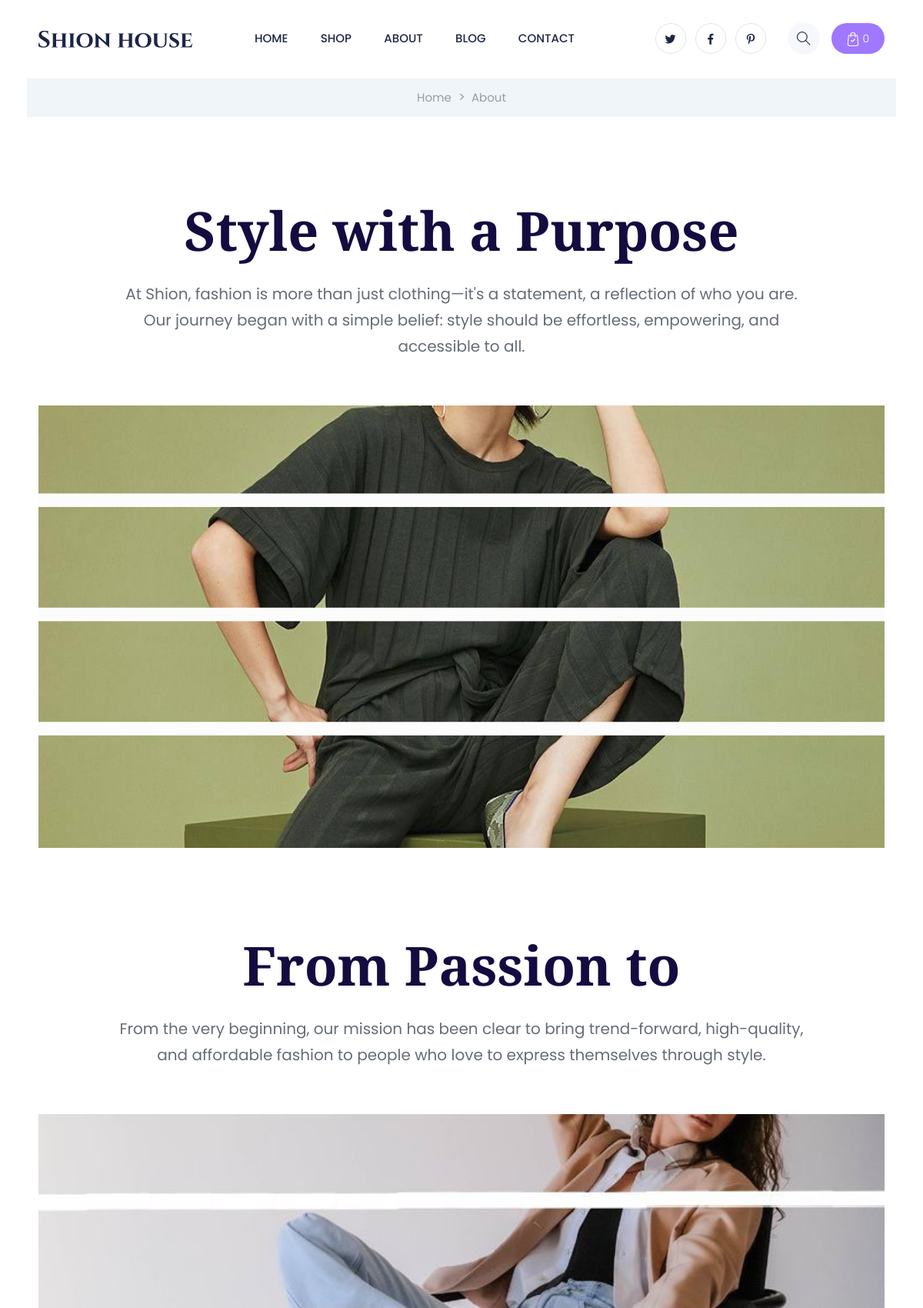
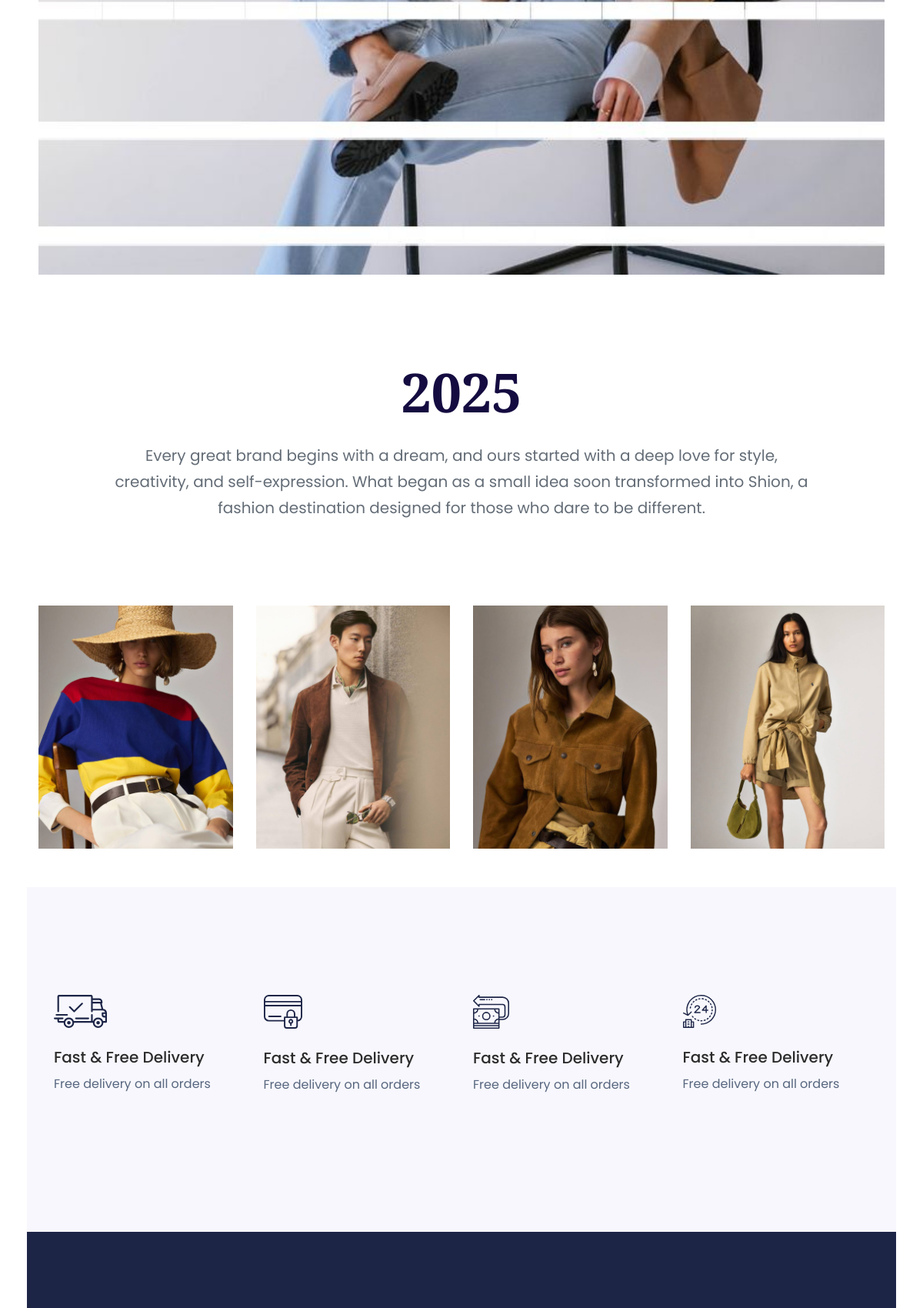
The page /about/ (upper part) on the database its author committed (2 pictures, top to bottom).
### accounts/models.py (models this page shows, shortened)
class aboutDetail(models.Model):
    AboutTitle=models.CharField(max_length=200, null=True)
    AboutText=models.CharField(max_length=200, null=True)
    AboutImage=models.ImageField(upload_to='productImages/',null=True,blank=True)

class MainProduct(models.Model):
    MainProductName=models.CharField(max_length=200, null=True)
    MainProductImage=models.ImageField(upload_to='productImages/',null=True,blank=True)

### accounts/views.py (the view)
# urls.py: path('about/', views.about, name='about'),
def about(request):
    DTAbout = aboutDetail.objects.all()
    DTMainProduct = MainProduct.objects.all()
    DTMenu=menu.objects.all()
    DTSubMenu = sub_menu.objects.all()
    DTFabout=Fabout.objects.all()
    DTFblog=Fblog.objects.all()
    DTFcontact=Fcontact.objects.all()
    DTFthank=Fthank.objects.all()
    context = {
        'DTMenus': DTMenu,
        'DTMainProducts':DTMainProduct,
        'DTSubMenus': DTSubMenu,
        'DTAbouts': DTAbout,
        'DTFabouts': DTFabout,
        'DTFblogs': DTFblog,
        'DTFcontacts': DTFcontact,
        'DTFthanks': DTFthank
    }
    return render(request, 'Project/about.html',context)

### accounts/templates/Project/about.html (shortened to what this page needs)
 {% load static %}
 {% include "Project/head.html" %}
    {% include "Project/CSShere.html" %}
</head>
<body class="full-wrapper">
    <header>
        {% include "Project/HeaderStart.html" %}
    </header>
    <main>
      {% include "Project/breadcrumbStartAbout.html" %}
        {% include "Project/AboutAreaStart.html" %}
        {% include "Project/PopularItemsStart.html" %}
        {% include "Project/ServicesAreaStart.html" %}
    </main>
    <footer>
        {% include "Project/FooterStart.html" %}
        </footer>
</body>
</html>

### accounts/templates/Project/AboutAreaStart.html
{% load static %}
<div class="about-area">
    <div class="container">
        <div class="row justify-content-center">
            {% for DTAbout in DTAbouts %}
            <div class="col-lg-10">
                <div class="section-tittle mb-60 text-center pt-10">
                    <h2>{{DTAbout.AboutTitle}}</h2>
                    <p class="pera">{{DTAbout.AboutText}}</p>
                </div>
            </div>
            <div class="col-lg-12">
                <div class="about-img pb-bottom">
                    <img src="{% static DTAbout.AboutImage %}" alt="" class="w-100">
                </div>
            </div>
            {% endfor %}
        </div>
        <div class="row justify-content-center">
            <div class="col-lg-10">
                <div class="section-tittle mb-60 text-center pt-10">
                    <h2>2025</h2>
                    <p class="pera">Every great brand begins with a dream, and ours started with a deep love for style, creativity, and self-expression. What began as a small idea soon transformed into Shion, a fashion destination designed for those who dare to be different.</p>
                </div>
            </div>
        </div>
    </div>
</div>

### accounts/templates/Project/PopularItemsStart.html (shortened to what this page needs)
{% load static %}
<div class="popular-items pt-50">
    <div class="container-fluid">
        <div class="row">
            {% for DTMainProduct in DTMainProducts %}
            <div class="col-lg-3 col-md-6 col-sm-6">
                <div class="single-popular-items mb-50 text-center wow fadeInUp" data-wow-duration="1s" data-wow-delay=".1s">
                    <div class="popular-img">
                        <img src="{% static DTMainProduct.MainProductImage %}" alt="">
                 </div>
             </div>
         </div>
         {% endfor %}
</div>
</div>
</div>

### rows shown on the page
aboutDetail: AboutTitle "Style with a Purpose", AboutText "At Shion, fashion is more than just clothing—it's a statement, a reflection of who you are. Our journey began with a simple belief: style should be effortless, empowering, and accessible to all.", AboutImage (picture)
aboutDetail: AboutTitle "From Passion to", AboutText "From the very beginning, our mission has been clear to bring trend-forward, high-quality, and affordable fashion to people who love to express themselves through style.", AboutImage (picture)
MainProduct: MainProductImage (picture)
MainProduct: MainProductImage (picture)
MainProduct: MainProductImage (picture)
MainProduct: MainProductImage (picture)
